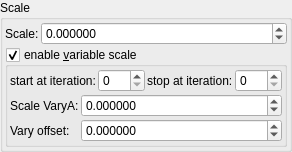
    <widget class="QGroupBox" name="groupBox_9">
     <property name="title">
      <string>Scale</string>
     </property>
     <layout class="QVBoxLayout" name="verticalLayout_13" stretch="0,0">
      <property name="spacing">
       <number>2</number>
      </property>
      <property name="leftMargin">
       <number>2</number>
      </property>
      <property name="topMargin">
       <number>2</number>
      </property>
      <property name="rightMargin">
       <number>2</number>
      </property>
      <property name="bottomMargin">
       <number>2</number>
      </property>
      <item>
       <layout class="QGridLayout" name="gridLayout_17" columnstretch="0,1">
        <property name="spacing">
         <number>2</number>
        </property>
        <item row="1" column="0">
         <widget class="QLabel" name="label_8">
          <property name="text">
           <string>Scale:</string>
          </property>
         </widget>
        </item>
        <item row="1" column="1">
         <widget class="MyDoubleSpinBox" name="spinbox_transf_scale_2">
          <property name="sizePolicy">
           <sizepolicy hsizetype="Minimum" vsizetype="Maximum">
            <horstretch>0</horstretch>
            <verstretch>0</verstretch>
           </sizepolicy>
          </property>
          <property name="prefix">
           <string/>
          </property>
          <property name="suffix">
           <string/>
          </property>
          <property name="decimals">
           <number>6</number>
          </property>
          <property name="minimum">
           <double>-99.989999999999995</double>
          </property>
          <property name="maximum">
           <double>99.989999999999995</double>
          </property>
          <property name="singleStep">
           <double>0.100000000000000</double>
          </property>
         </widget>
        </item>
       </layout>
      </item>
      <item>
       <widget class="MyGroupBox" name="groupCheck_transf_function_enabledK_false">
        <property name="title">
         <string>enable &amp;variable scale</string>
        </property>
        <property name="checkable">
         <bool>true</bool>
        </property>
        <layout class="QVBoxLayout" name="verticalLayout_15" stretch="0,0">
         <property name="spacing">
          <number>2</number>
         </property>
         <property name="leftMargin">
          <number>2</number>
         </property>
         <property name="topMargin">
          <number>2</number>
         </property>
         <property name="rightMargin">
          <number>2</number>
         </property>
         <property name="bottomMargin">
          <number>2</number>
         </property>
         <item>
          <layout class="QHBoxLayout" name="horizontalLayout" stretch="0,1,0,1">
           <property name="topMargin">
            <number>0</number>
           </property>
           <item>
            <widget class="QLabel" name="label_74">
             <property name="text">
              <string>start at iteration:</string>
             </property>
             <property name="wordWrap">
              <bool>true</bool>
             </property>
            </widget>
           </item>
           <item>
            <widget class="MySpinBox" name="spinboxInt_transf_start_iterations_K">
             <property name="sizePolicy">
              <sizepolicy hsizetype="Minimum" vsizetype="Maximum">
               <horstretch>0</horstretch>
               <verstretch>0</verstretch>
              </sizepolicy>
             </property>
             <property name="minimum">
              <number>0</number>
             </property>
             <property name="maximum">
              <number>999</number>
             </property>
             <property name="value">
              <number>0</number>
             </property>
            </widget>
           </item>
           <item>
            <widget class="QLabel" name="label_59">
             <property name="text">
              <string>stop at iteration:</string>
             </property>
             <property name="wordWrap">
              <bool>true</bool>
             </property>
            </widget>
           </item>
           <item>
            <widget class="MySpinBox" name="spinboxInt_transf_stop_iterations_K">
             <property name="sizePolicy">
              <sizepolicy hsizetype="Preferred" vsizetype="Maximum">
               <horstretch>0</horstretch>
               <verstretch>0</verstretch>
              </sizepolicy>
             </property>
             <property name="maximum">
              <number>999</number>
             </property>
            </widget>
           </item>
          </layout>
         </item>
         <item>
          <layout class="QGridLayout" name="gridLayout_31" columnstretch="0,1">
           <property name="spacing">
            <number>2</number>
           </property>
           <item row="1" column="1">
            <widget class="MyDoubleSpinBox" name="spinbox_transf_scale_vary_0">
             <property name="sizePolicy">
              <sizepolicy hsizetype="Minimum" vsizetype="Maximum">
               <horstretch>0</horstretch>
               <verstretch>0</verstretch>
              </sizepolicy>
             </property>
             <property name="prefix">
              <string/>
             </property>
             <property name="suffix">
              <string/>
             </property>
             <property name="decimals">
              <number>6</number>
             </property>
             <property name="minimum">
              <double>-99.989999999999995</double>
             </property>
             <property name="maximum">
              <double>99.989999999999995</double>
             </property>
             <property name="singleStep">
              <double>0.100000000000000</double>
             </property>
            </widget>
           </item>
           <item row="2" column="0">
            <widget class="QLabel" name="label_150">
             <property name="text">
              <string>Vary offset:</string>
             </property>
            </widget>
           </item>
           <item row="2" column="1">
            <widget class="MyDoubleSpinBox" name="spinbox_transf_offsetA_1">
             <property name="sizePolicy">
              <sizepolicy hsizetype="Minimum" vsizetype="Maximum">
               <horstretch>0</horstretch>
               <verstretch>0</verstretch>
              </sizepolicy>
             </property>
             <property name="prefix">
              <string/>
             </property>
             <property name="suffix">
              <string/>
             </property>
             <property name="decimals">
              <number>6</number>
             </property>
             <property name="minimum">
              <double>-99.989999999999995</double>
             </property>
             <property name="maximum">
              <double>99.989999999999995</double>
             </property>
             <property name="singleStep">
              <double>0.100000000000000</double>
             </property>
            </widget>
           </item>
           <item row="1" column="0">
            <widget class="QLabel" name="label_145">
             <property name="text">
              <string>Scale VaryA:</string>
             </property>
            </widget>
           </item>
          </layout>
         </item>
        </layout>
       </widget>
      </item>
     </layout>
    </widget>
